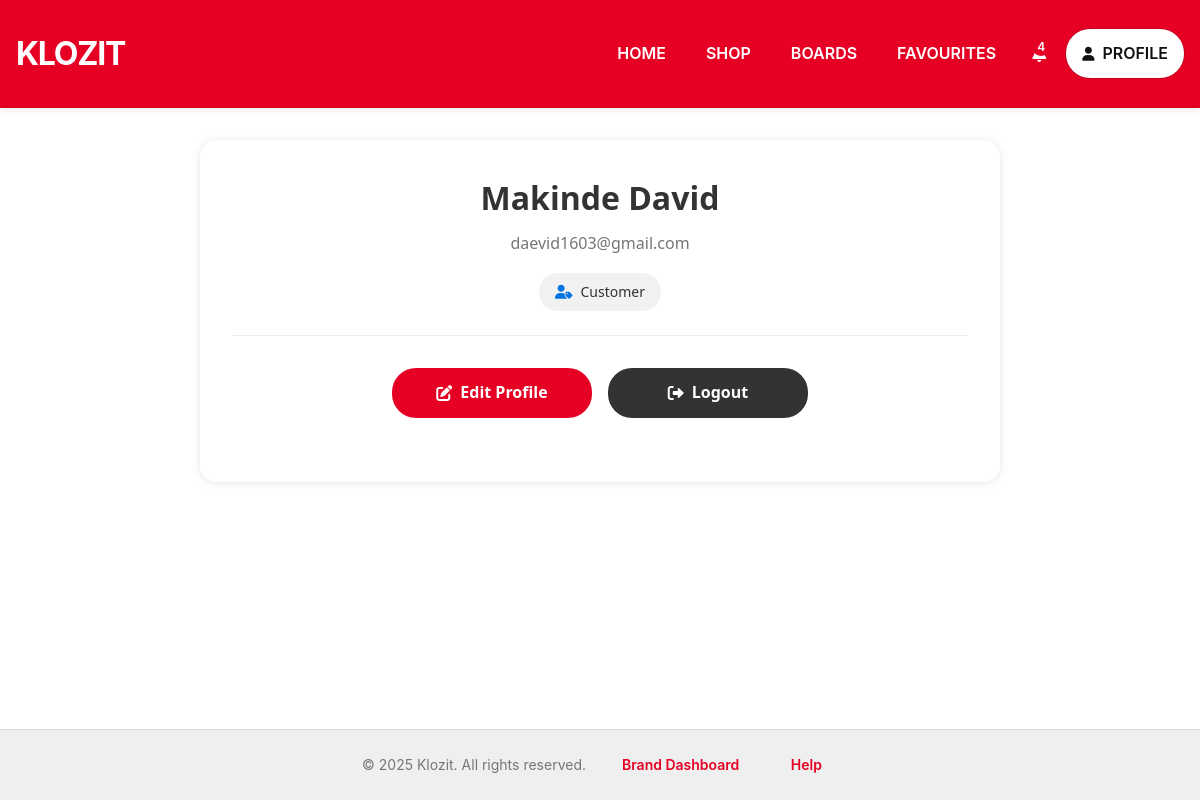
The app's page /profile/ (signed in) with its own data.
### accounts/models.py (models this page shows, shortened)
class User(AbstractUser):
    USER_TYPES = (
        ('ADMIN', 'Admin'),
        ('CUSTOMER', 'Customer'),
        ('BRAND_REPRESENTATIVE', 'Brand Representative'),
    )
    username = None  # Remove the username field
    email = models.EmailField(unique=True)
    full_name = models.CharField(max_length=255)
    user_type = models.CharField(max_length=50, choices=USER_TYPES, default='CUSTOMER')
    USERNAME_FIELD = 'email'
    REQUIRED_FIELDS = ['full_name']
    objects = UserManager()

### accounts/views.py (the view)
# urls.py: path('profile/', views.profile_view, name='profile'),
@login_required
def profile_view(request):
    user = request.user
    context = {
        "profile_user": user,
    }
    return render(request, "accounts/profile.html", context)

### templates/accounts/profile.html (shortened to what this page needs)
{% extends 'base.html' %} {% load static %} {% block content %}
<div class="products-container">
  <div class="profile-card">
    <header class="wishlist-header">
      <h1>{{ profile_user.full_name }}</h1>
      <p class="email">{{ profile_user.email }}</p>
      <p class="user-type">
        <i class="fas fa-user-tag"></i>
        {{ profile_user.get_user_type_display }}
      </p>
    </header>
    <div class="profile-actions">
      <a href="{% url 'edit_profile' %}" class="save-button">
        <i class="fas fa-edit"></i> Edit Profile
      </a>
      <a href="{% url 'logout' %}" class="logout-button">
        <i class="fas fa-sign-out-alt"></i> Logout
      </a>
    </div>
  </div>
</div>
{% endblock %}

### static/css/styles.css (style rules this page uses)
:root { --primary-color: #2d3436; --accent-color: #e74c3c; --light-gray: #ecf0f1; --dark-gray: #636e72; }
* { margin: 0; padding: 0; box-sizing: border-box; }
body { font-family: 'Segoe UI', sans-serif; background-color: white; color: var(--primary-color); line-height: 1.6; }
.products-container { max-width: 1200px; margin: 0 auto; padding: 2rem; }
.email { color: #7f8c8d; margin: 0.5rem 0; }
.user-type { background: #3498db; color: white; display: inline-block; padding: 0.3rem 0.8rem; border-radius: 20px; font-size: 0.9rem; margin: 0.5rem 0; }
.wishlist-header { margin-bottom: 2rem; border-bottom: 1px solid #eee; padding-bottom: 1rem; }
.wishlist-header h1 { margin: 0; font-size: 2rem; color: #2c3e50; }
.wishlist-header { text-align: center; margin-bottom: 30px; }

### templates/base.html (style rules this page uses)
html, body { height: 100%; margin: 0; padding: 0; }
body { display: flex; flex-direction: column; min-height: 100vh; }

### templates/accounts/profile.html (style rules this page uses)
.products-container { max-width: 1236px; margin: 0 auto; padding: 0 16px; }
.profile-card { max-width: 800px; margin: 32px auto; background: white; border-radius: 16px; padding: 32px; box-shadow: 0 1px 8px rgba(0, 0, 0, 0.1); }
.wishlist-header { text-align: center; margin-bottom: 32px; }
.wishlist-header h1 { font-size: 32px; font-weight: 600; color: #333; margin-bottom: 8px; }
.email { color: #767676; font-size: 16px; margin-bottom: 8px; }
.user-type { display: inline-flex; align-items: center; gap: 8px; padding: 8px 16px; background: #f1f1f1; border-radius: 20px; color: #333; font-size: 14px; font-weight: 500; }
.user-type i { color: #0074e4; }
.profile-actions { display: flex; justify-content: center; gap: 16px; margin-bottom: 32px; }
.save-button, .logout-button { background: #e60023; color: white; border: none; padding: 12px 24px; border-radius: 24px; font-weight: 600; font-size: 16px; cursor: pointer; transition: all 0.15s ease-out; width: 100%; max-width: 200px; display: inline-flex; align-items: center; justify-content: center; gap: 8px; text-decoration: none; }
.logout-button { background: #333; }

### records on screen
User: full_name "Makinde David", email "daevid1603@gmail.com", user_type "Customer"
